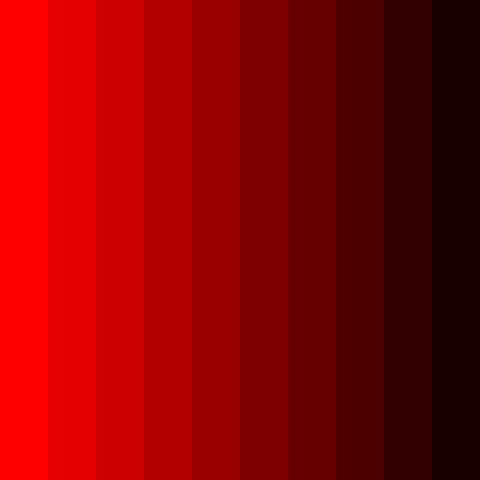
Frame 1 (no input)
Frame 60 (the mouse pressed at the canvas centre just before this capture): identical to frame 1, image omitted
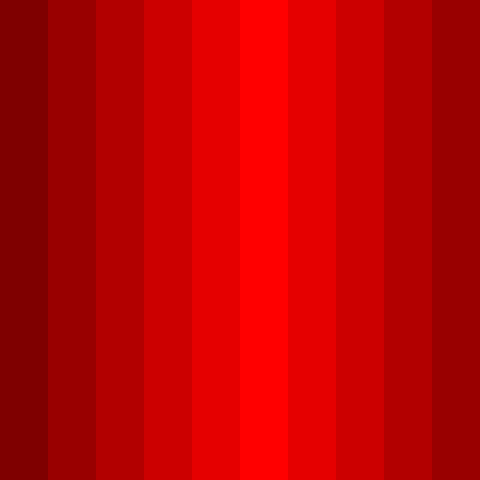
Frame 120 (the mouse held since frame 60 and released just before this capture)

The Processing sketch that drew these frames (run headless with seeded random() and noise(); from frame 60 on, the mouse is pressed at the canvas centre):

// Processing sketch: exercise
// ── exercise.pde
void setup() {
  size(480, 480);
}
void draw() {
  background(0);
  float spacing =48;

  for (float x =0; x<width; x+=spacing) {
      float alpha = 255-abs((x-mouseX)/width*255);
      noStroke();
      fill(255, 0, 0, alpha);
      rect(x, 0, spacing, height);
  }
}
